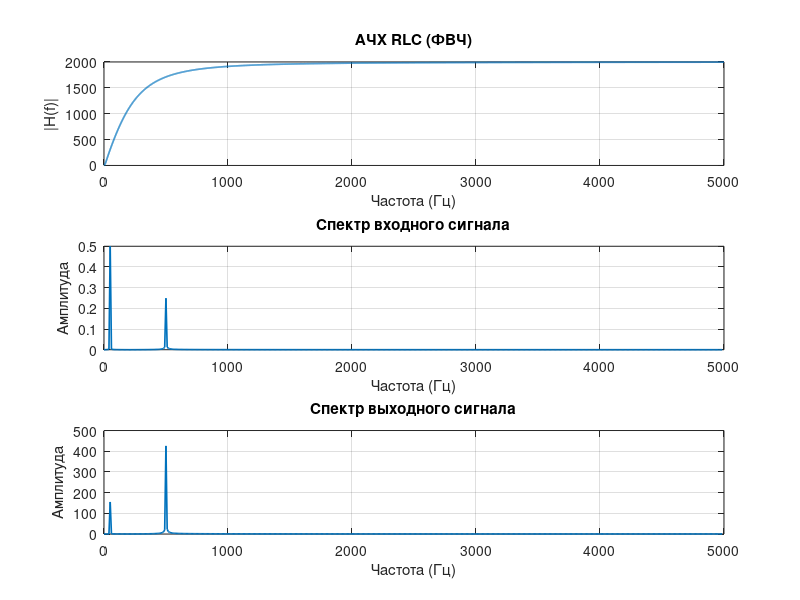

Reproduce this figure in MATLAB.
% =========================================================
% ЛР3 — RLC фильтр (ФВЧ)
% Полностью исправленный вариант
% =========================================================

clear;
clc;
close all;

%% Параметры цепи

L = 0.050;      % Гн
C = 0.0001;     % Ф
R = 100;        % Ом

%% Частота среза

w0 = 1/sqrt(L*C);
f0 = w0/(2*pi);

fprintf('Частота среза f0 = %.4f Гц\n', f0);

%% Частотная ось для АЧХ

f = linspace(1, 5000, 5000);
w = 2*pi*f;

%% Передаточная функция ФВЧ

H = (1j*w*R) ./ (R + 1j*w*L + 1./(1j*w*C));
H_mag = abs(H);

%% =========================================================
% Входной сигнал
% =========================================================

Fs = 10000;
t = 0:1/Fs:0.1;

x_in = sin(2*pi*50*t) + 0.5*sin(2*pi*500*t);

%% FFT входа

X_in = fft(x_in);
N = length(X_in);

f_in = Fs*(0:N-1)/N;

%% =========================================================
% Фильтрация через АЧХ
% =========================================================

H_interp = interp1(f, H_mag, f_in, 'linear', 'extrap');

X_out = X_in .* H_interp;

x_out = real(ifft(X_out));

%% =========================================================
% Корректная индексация (без end/2)
% =========================================================

idx = 1:floor(N/2);

%% =========================================================
% Графики
% =========================================================

figure('Visible','off','Name','RLC ФВЧ','NumberTitle','off');

subplot(3,1,1);
plot(f, H_mag, 'LineWidth', 1.2);
grid on;
title('АЧХ RLC (ФВЧ)');
xlabel('Частота (Гц)');
ylabel('|H(f)|');

subplot(3,1,2);
plot(f_in(idx), abs(X_in(idx))/N, 'LineWidth', 1.2);
grid on;
title('Спектр входного сигнала');
xlabel('Частота (Гц)');
ylabel('Амплитуда');

subplot(3,1,3);
plot(f_in(idx), abs(X_out(idx))/N, 'LineWidth', 1.2);
grid on;
title('Спектр выходного сигнала');
xlabel('Частота (Гц)');
ylabel('Амплитуда');

%% Сохранение результата

exportgraphics(gcf, 'lab3_rlc_hpf.png', 'Resolution', 300);
close(gcf);

disp('Готово: lab3_rlc_hpf.png');

drawnow;
exit;
